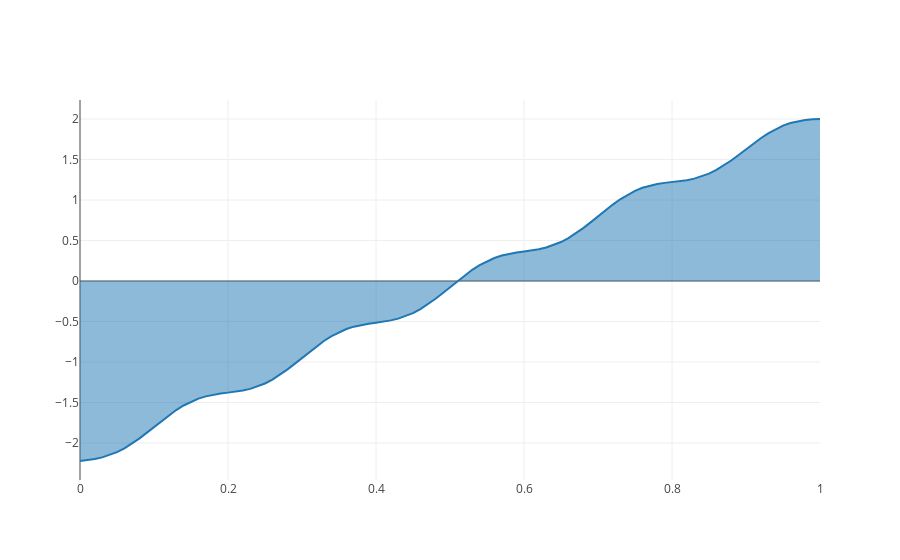

Here is the notebook cell this chart was saved with:
### Code cell
{{  
  var xs = Seq[Double]()
  var ys = Seq[Double]()
    
  val n = 100
    
  for (i <- 0 to n) {
      xs = xs :+ i.toDouble / n
      ys = ys :+ u(i.toDouble / n)
  }  
    
    
  val trace = Scatter(
    xs,
    ys,
    fill = Fill.ToNextY
  )

  val data = Seq(trace)

  plot(data)
}}
